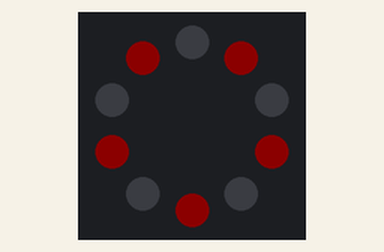
This program was run on a simulated Circuit Playground running CircuitPython. Parts: the board's ring of 10 RGB LEDs (number 0 left of the top, counting anticlockwise). Dim RGB values are drawn brighter than linear.

Above: at 0.1 s.
At 0.8 s:
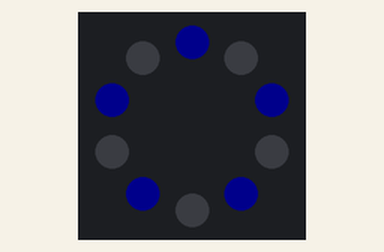

The program:

code.py
```python
from adafruit_circuitplayground import cp
import time

class Region:
    def __init__(self, leds, color):
        self.__leds = leds
        self.__color = color

    def set_leds(self, leds):
        self.__leds = leds

    def set_color(self, color):
        self.__color = color

    def get_leds(self):
        return self.__color

    def get_color(self):
        return self.__color

    def all_on(self):
        for pixel in self.__leds:
            cp.pixels[pixel] = self.__color

    def all_off(self):
        for pixel in self.__leds:
            cp.pixels[pixel] = (0, 0, 0)

#I turned down the brightness because it was giving me a headache at full brightness
cp.pixels.brightness = .05

red = Region((0, 2, 4, 6, 8), (255, 0, 0))
blue = Region((1, 3, 5, 7, 9), (0, 0, 255))

while True:
    red.all_on()
    time.sleep(0.5)
    red.all_off()
    time.sleep(0.25)
    blue.all_on()
    time.sleep(0.5)
    blue.all_off()
    time.sleep(0.25)
```

Measured:
- by itself, everything shown: repeats every 1.5 s, in 4 steps
- what the display in image 1 shows lasts 0.5 s, from 0.8 s to 1.3 s
